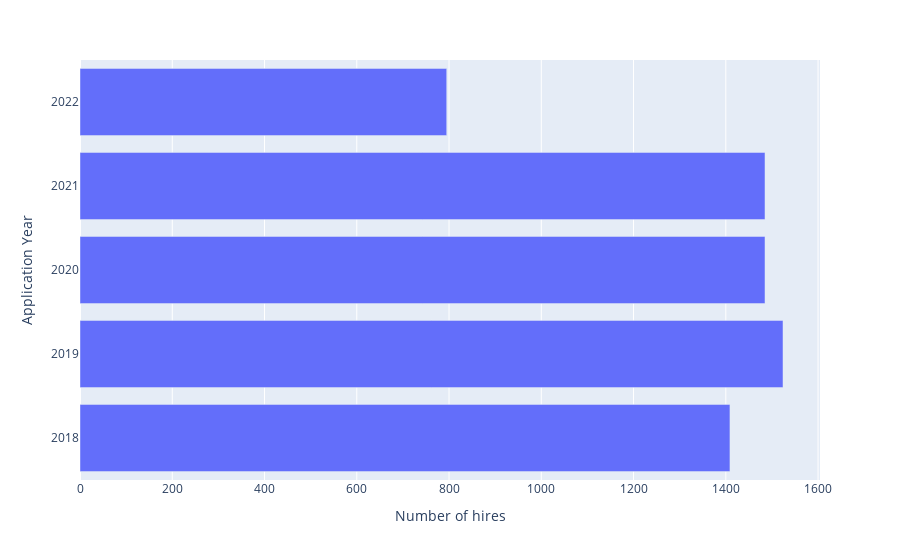

The cell this chart's notebook holds for it:
### Code cell
# Hires by year (horizontal bar chart)
df_approved["Application Year"] = pd.DatetimeIndex(df_approved["Application Date"]).year

pt_hires_by_year = df_approved.pivot_table(index="Application Year",aggfunc="count")

hires_by_year_chart = px.bar(pt_hires_by_technology, \
                             x="YOE", \
                             y=pt_hires_by_technology.index, \
                             labels={"YOE":"Number of hires"}, \
                             orientation="h")
hires_by_year_chart.show()

### Figure 1 — Plotly figure (JSON) as saved in the notebook; plotly's stock layout.template omitted (floating-point values rounded to 4 significant figures)
{"data": [{"alignmentgroup": "True", "hovertemplate": "Number of hires=%{x}<br>Application Year=%{y}<extra></extra>", "legendgroup": "", "marker": {"color": "#636efa", "pattern": {"shape": ""}}, "name": "", "offsetgroup": "", "orientation": "h", "showlegend": false, "textposition": "auto", "type": "bar", "x": [1409, 1524, 1485, 1485, 795], "xaxis": "x", "y": [2018, 2019, 2020, 2021, 2022], "yaxis": "y"}], "layout": {"barmode": "relative", "legend": {"tracegroupgap": 0}, "margin": {"t": 60}, "xaxis": {"anchor": "y", "domain": [0, 1], "title": {"text": "Number of hires"}}, "yaxis": {"anchor": "x", "domain": [0, 1], "title": {"text": "Application Year"}}}}
